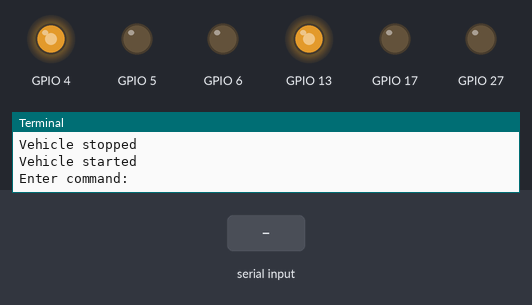
The program below on a simulated Raspberry Pi (BCM pin numbers). Shown: output pins drawn as LEDs (lit = HIGH), the last lines printed to the terminal. Inputs (shaded band) come from the test bench. Random numbers come from a fixed seed.

Above: at 1.2 s.
1.3 s: "w" typed at the terminal, then Enter
At 2.5 s:
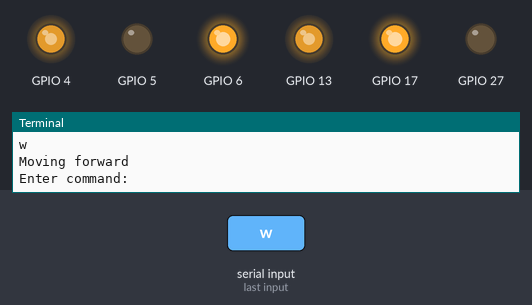
2.8 s: "s" typed at the terminal, then Enter
At 3.6 s:
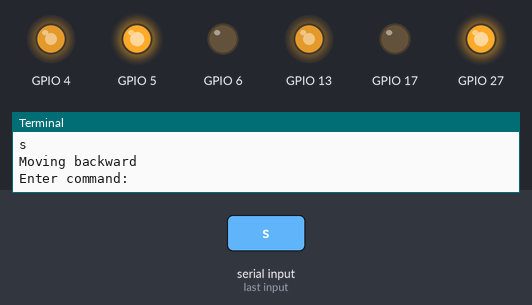
4.3 s: "a" typed at the terminal, then Enter
At 4.7 s:
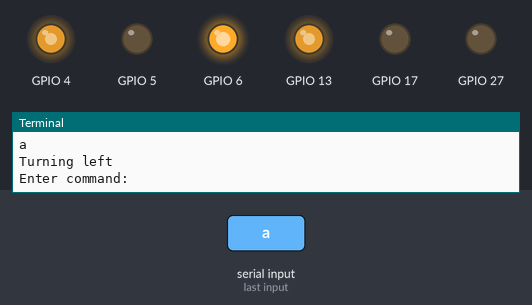
5.8 s: "d" typed at the terminal, then Enter
At 7.1 s:
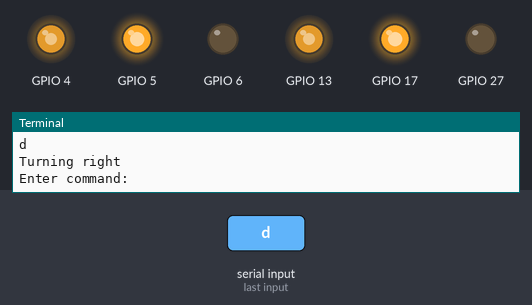
Timing chart, 0 to 8.3 s (numbered marks = the images above; inputs shaded):
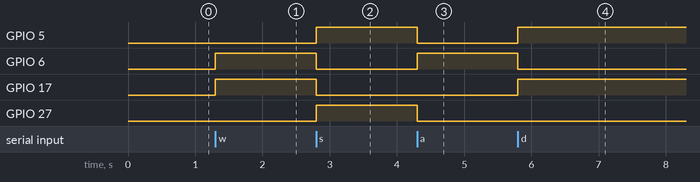

The program:

motor_control.py
```python
import RPi.GPIO as GPIO
from time import sleep
import time
import random

class MotorController:
    def __init__(self, in1, in2, en_a, in3, in4, en_b):
        self.in1 = in1
        self.in2 = in2
        self.en_a = en_a
        self.in3 = in3
        self.in4 = in4
        self.en_b = en_b

        GPIO.setwarnings(False)
        GPIO.setmode(GPIO.BCM)

        # Setup the GPIO pins
        GPIO.setup(self.in1, GPIO.OUT)
        GPIO.setup(self.in2, GPIO.OUT)
        GPIO.setup(self.en_a, GPIO.OUT)

        GPIO.setup(self.in3, GPIO.OUT)
        GPIO.setup(self.in4, GPIO.OUT)
        GPIO.setup(self.en_b, GPIO.OUT)

        self.pwm_a = GPIO.PWM(self.en_a, 100)
        self.pwm_b = GPIO.PWM(self.en_b, 100)
        self.pwm_a.start(75)
        self.pwm_b.start(75)
        self.stop()

    def start(self):
        # Method to start the vehicle
        print("Vehicle started")

    def stop(self):
        # Method to stop the vehicle
        GPIO.output(self.in1, GPIO.LOW)
        GPIO.output(self.in2, GPIO.LOW)
        GPIO.output(self.in4, GPIO.LOW)
        GPIO.output(self.in3, GPIO.LOW)
        print("Vehicle stopped")

    def move_forward(self):
        # Left wheel moves forward
        GPIO.output(self.in1, GPIO.HIGH)
        GPIO.output(self.in2, GPIO.LOW)
        # Right wheel moves forward
        GPIO.output(self.in4, GPIO.HIGH)
        GPIO.output(self.in3, GPIO.LOW)
        print("Moving forward")

    def move_backward(self):
        # Left wheel moves backward
        GPIO.output(self.in1, GPIO.LOW)
        GPIO.output(self.in2, GPIO.HIGH)
        # Right wheel moves backward
        GPIO.output(self.in4, GPIO.LOW)
        GPIO.output(self.in3, GPIO.HIGH)
        print("Moving backward")

    def move_left(self):
        # Left wheel moves forward
        GPIO.output(self.in1,GPIO.LOW)
        GPIO.output(self.in2,GPIO.LOW)
        GPIO.output(self.in4,GPIO.HIGH)
        GPIO.output(self.in3,GPIO.LOW)
        print("Turning left")

    def move_right(self):
        GPIO.output(self.in1, GPIO.HIGH)
        GPIO.output(self.in2, GPIO.LOW)
        GPIO.output(self.in4, GPIO.LOW)
        GPIO.output(self.in3, GPIO.HIGH)
        print("Turning right")

    def cleanup(self):
        # Clean up the GPIO settings
        GPIO.cleanup()
        print("GPIO Cleaned up")

    def random_walk(self, duration, step_time):
        start_time = time.time()
        while time.time() - start_time < duration:
            action = random.choice(["forward", "backward", "left", "right", "stop"])
            if action == "forward":
                self.move_forward()
            elif action == "backward":
                self.move_backward()
            elif action == "left":
                self.move_left()
            elif action == "right":
                self.move_right()
            elif action == "stop":
                self.stop()
            time.sleep(step_time)

def mannual_control():
    # Example usage
    try:
        # Initialize the motor controller with GPIO pin numbers
        motor_controller = MotorController(17, 27, 4, 5, 6, 13)

        # Example: Start the vehicle
        motor_controller.start()

        # Replace this with your own logic to control the vehicle
        while True:
            command = input("Enter command: ")
            if command == 'w':
                motor_controller.move_forward()
            elif command == 's':
                motor_controller.move_backward()
            elif command == 'a':
                motor_controller.move_left()
            elif command == 'd':
                motor_controller.move_right()
            elif command == 'c' or command == ' ':
                motor_controller.stop()
    except KeyboardInterrupt:
        motor_controller.cleanup()

def random_walk():
    # Example usage
    try:
        # Initialize the motor controller with GPIO pin numbers
        motor_controller = MotorController(17, 27, 4, 5, 6, 13)
        motor_controller.start()

        # Perform random walk for a total duration of 60 seconds, with each step lasting 5 seconds
        motor_controller.random_walk(duration=60, step_time=5)

    except KeyboardInterrupt:
        motor_controller.cleanup()

if __name__ == "__main__":
    mannual_control()
    # random_walk()
```

Measured:
- after the input at 1.3 s, GPIO 6, GPIO 17: LOW → HIGH at once
- after the input at 2.8 s, GPIO 5, GPIO 27: LOW → HIGH at once; GPIO 6, GPIO 17: HIGH → LOW at once
- after the input at 4.3 s, GPIO 5, GPIO 27: HIGH → LOW at once; GPIO 6: LOW → HIGH at once
- after the input at 5.8 s, GPIO 5, GPIO 17: LOW → HIGH at once; GPIO 6: HIGH → LOW at once
